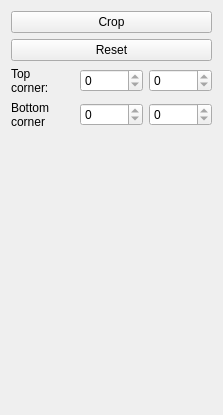
       <widget class="QWidget" name="roi">
        <property name="geometry">
         <rect>
          <x>0</x>
          <y>0</y>
          <width>223</width>
          <height>415</height>
         </rect>
        </property>
        <attribute name="label">
         <string>Region of interest</string>
        </attribute>
        <layout class="QGridLayout" name="gridLayout_5">
         <item row="0" column="0">
          <widget class="QPushButton" name="cropButton">
           <property name="text">
            <string>Crop</string>
           </property>
           <property name="checkable">
            <bool>false</bool>
           </property>
          </widget>
         </item>
         <item row="1" column="0">
          <widget class="QPushButton" name="resetButton">
           <property name="text">
            <string>Reset</string>
           </property>
          </widget>
         </item>
         <item row="2" column="0">
          <layout class="QHBoxLayout" name="horizontalLayout">
           <item>
            <widget class="QLabel" name="label_3">
             <property name="text">
              <string>Top
corner: </string>
             </property>
            </widget>
           </item>
           <item>
            <widget class="QSpinBox" name="x1">
             <property name="readOnly">
              <bool>true</bool>
             </property>
            </widget>
           </item>
           <item>
            <widget class="QSpinBox" name="y1">
             <property name="readOnly">
              <bool>true</bool>
             </property>
            </widget>
           </item>
          </layout>
         </item>
         <item row="3" column="0">
          <layout class="QHBoxLayout" name="horizontalLayout_2">
           <item>
            <widget class="QLabel" name="label_4">
             <property name="text">
              <string>Bottom
corner</string>
             </property>
            </widget>
           </item>
           <item>
            <widget class="QSpinBox" name="x2">
             <property name="readOnly">
              <bool>true</bool>
             </property>
            </widget>
           </item>
           <item>
            <widget class="QSpinBox" name="y2">
             <property name="readOnly">
              <bool>true</bool>
             </property>
            </widget>
           </item>
          </layout>
         </item>
         <item row="4" column="0">
          <spacer name="verticalSpacer_2">
           <property name="orientation">
            <enum>Qt::Vertical</enum>
           </property>
           <property name="sizeHint" stdset="0">
            <size>
             <width>20</width>
             <height>40</height>
            </size>
           </property>
          </spacer>
         </item>
        </layout>
       </widget>
